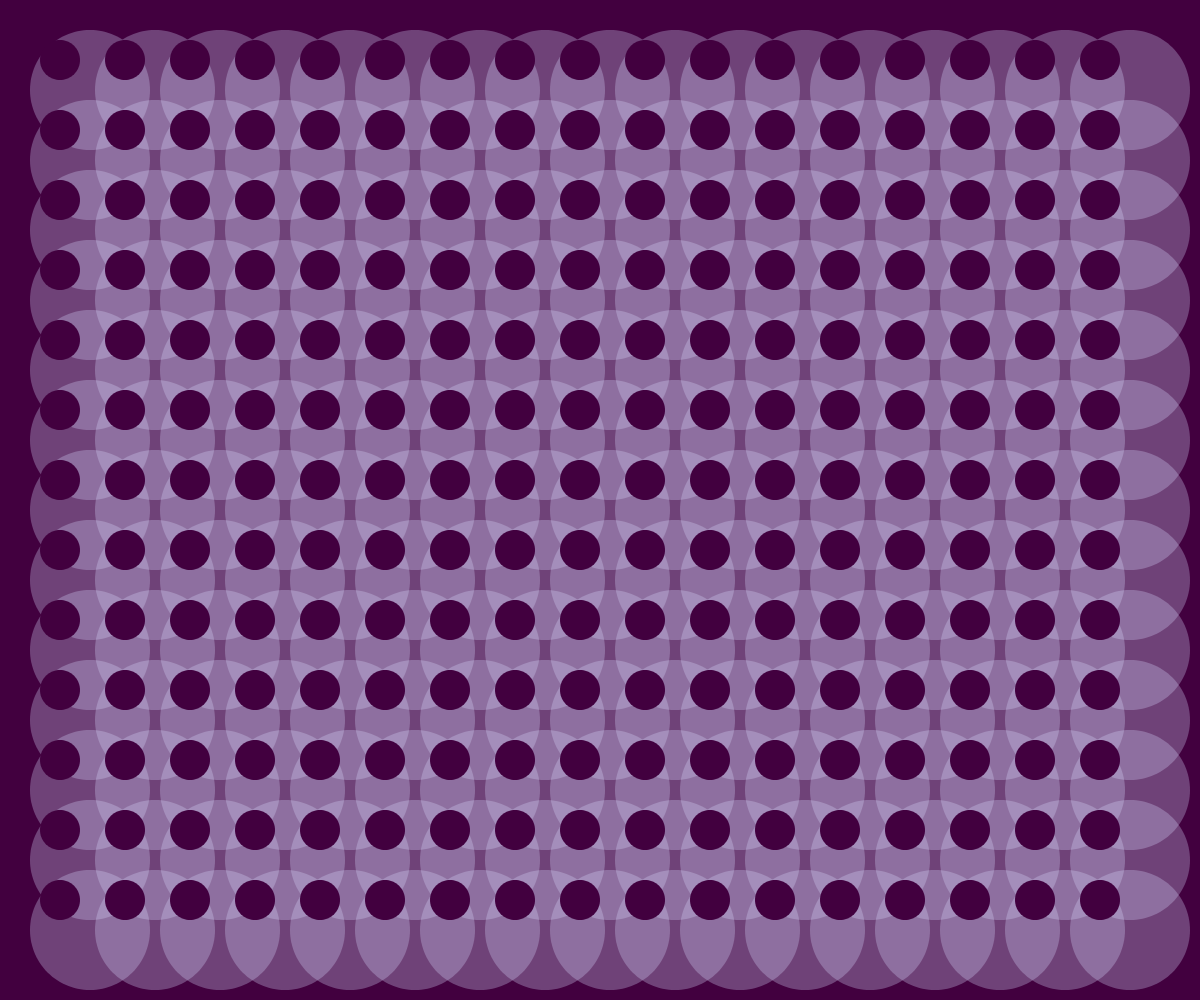
Frame 1 (no input)
Frame 60 (no input): identical to frame 1, image omitted
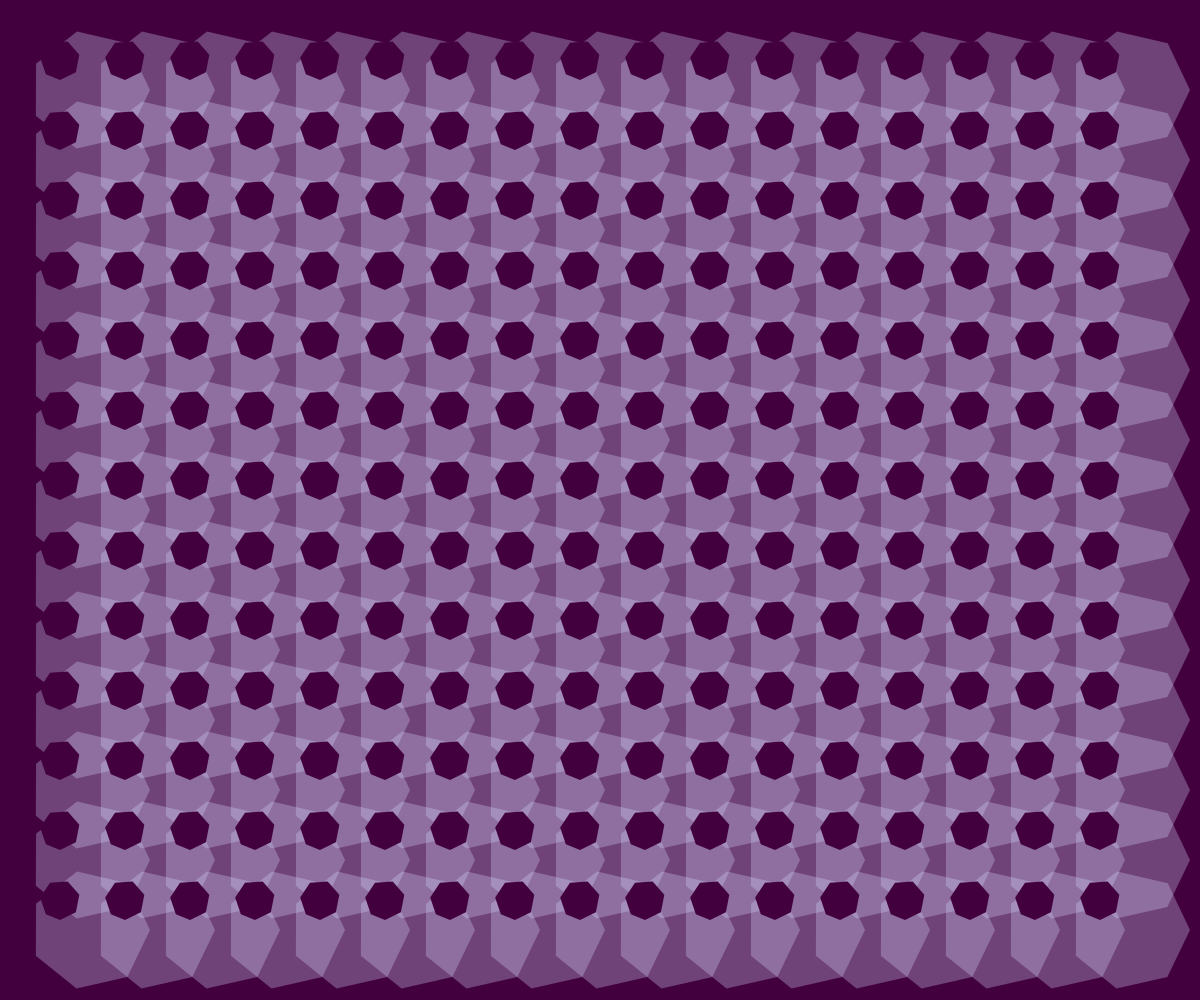
Frame 120 (the mouse pressed at the canvas centre since frame 60)

The p5.js sketch that drew these frames (run headless with seeded random() and noise() and a simulated clock; from frame 60 on, the mouse is pressed at the canvas centre):

// p5.js sketch
// ── sketch.js
function setup() {
    createCanvas(window.innerWidth, window.innerHeight);
    angleMode(DEGREES);
}

function draw() { 
    background(66,0,63);
    //line following mouse
    

    
    for (i = 0; i < width - 140; i+=65) {
        for (j = 0; j < height - 140; j+=70) {

            //custom shape 
            beginShape();
            fill(209,209,246,80);
            noStroke();

            let verticesTwo = map(mouseY, 0, height, 3, 100);

            for(let b = 0; b < 360; b += verticesTwo) {
                let x2 = 60 * cos(b) + 180;
                let y2 = 60 * sin(b) + 180;
                vertex (x2 + i - 90, y2 + j - 90);
            }
            endShape(CLOSE);

            beginShape();
            fill(66,0,63);
            noStroke();

            let vertices = map(mouseX, 0, width, 5, 100);

            for(let a = 0; a < 360; a += vertices) {
                let x = 20 * sin(a) + 180;
                let y = 20 * cos(a) + 180;
                vertex (x + i - 120, y + j - 120);
            }
            endShape(CLOSE);
        }
    }
}
